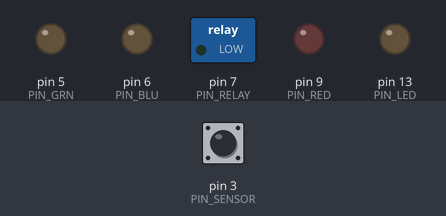
Recording of a sketch running on a simulated Arduino Uno, built with avr-gcc and run on an emulated ATmega328P. Shown: switched loads named in the sketch (green lamp = pin HIGH), output pins drawn as LEDs (lit = HIGH). Dashed ring = blinking. Inputs (shaded band) come from the test bench; at power-on: pin 3 (PIN_SENSOR) LOW. Random numbers use the default seed unless the sketch sets one; no radio packets arrive unless stated.

Above: at 1.2 s.
1.3 s: pin 3 (PIN_SENSOR) driven HIGH
At 1.7 s:
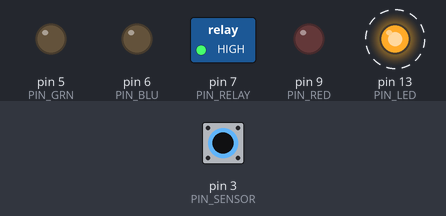
4.3 s: pin 3 (PIN_SENSOR) driven LOW
5.8 s: pin 3 (PIN_SENSOR) pulsed HIGH 2 times (0.12 s each, 0.3 s apart)
At 7.29 s:
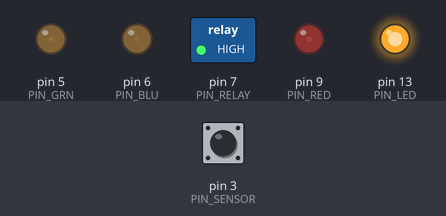
8.8 s: pin 3 (PIN_SENSOR) driven HIGH
At 9.2 s:
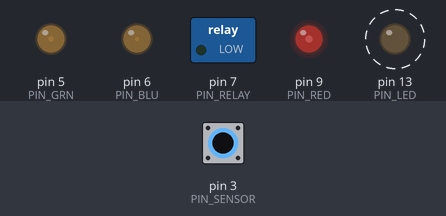
11.8 s: pin 3 (PIN_SENSOR) driven LOW
At 12.12 s:
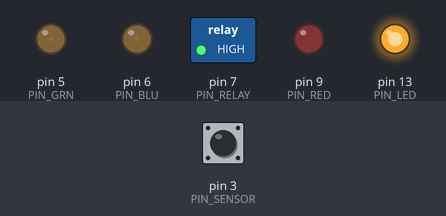
14.8 s: pin 3 (PIN_SENSOR) pulsed HIGH 5 times (0.12 s each, 0.3 s apart)
At 16.4 s:
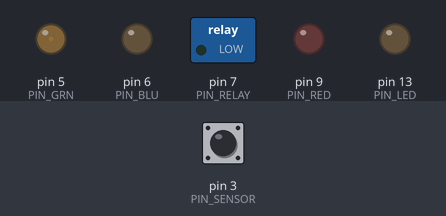
Timing chart, 0 to 18.0 s (numbered marks = the images above; inputs shaded):
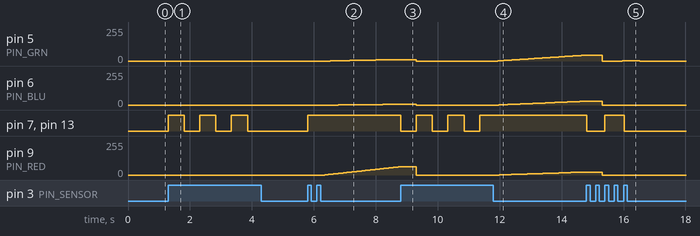

Measured:
- after the input at 1.3 s, pin 7 (PIN_RELAY), pin 13 (PIN_LED): alternates HIGH for 0.52 s and LOW for 0.50 s, starting at once
- after the input at 4.3 s, every drawn part: stays the same
- after the input at 5.8 s, pin 5 (PIN_GRN): moves from 0/255 to 11/255 over 2.1 s, starting after 0.73 s; pin 6 (PIN_BLU): moves from 0/255 to 5/255 over 1.9 s, starting after 0.99 s; pin 7 (PIN_RELAY), pin 13 (PIN_LED): LOW → HIGH at once; pin 9 (PIN_RED): moves from 0/255 to 62/255 over 2.4 s, starting after 0.55 s
- after the input at 8.8 s, pin 7 (PIN_RELAY), pin 13 (PIN_LED): alternates HIGH for 0.52 s and LOW for 0.50 s, starting at once
- after the input at 11.8 s, pin 5 (PIN_GRN): moves from 0/255 to 44/255 over 2.8 s, starting after 0.13 s; pin 6 (PIN_BLU): moves from 0/255 to 29/255 over 2.8 s, starting after 0.17 s; pin 9 (PIN_RED): moves from 0/255 to 22/255 over 2.7 s, starting after 0.18 s
- after the input at 14.8 s, pin 7 (PIN_RELAY), pin 13 (PIN_LED): HIGH → LOW at once, → HIGH 0.59 s later, → LOW 0.62 s later

The sketch:

rgb-lamp-with-sensor.ino
```cpp
#include "rgb-lamp-with-sensor.h"

#define DEBUG false

const unsigned int MAX_COL  = 255;
long fps                    = 60;
long transitionDuration     = 9000;

long frameIndex = -1;
long frameDuration = 1000 / fps;
long transitionFrames = transitionDuration / frameDuration;

unsigned int lastColor[3] = {0, 0, 0};
unsigned int nextColor[3] = {0, 0, 0};
unsigned int currColor[3] = {0, 0, 0};
unsigned int COL_BLACK[] = {0, 0, 0};

void setup ()
{
  if (DEBUG)
    Serial.begin(9600);
  delay(1);

  pinMode (PIN_LED, OUTPUT);
  pinMode (PIN_RELAY, OUTPUT);

  pinMode(PIN_RED, OUTPUT);
  pinMode(PIN_GRN, OUTPUT);
  pinMode(PIN_BLU, OUTPUT);

  randomSeed(analogRead(0));

  pinMode (PIN_SENSOR, INPUT);

  digitalWrite(PIN_RELAY, LOW);

  radio.begin();
  radio.openWritingPipe(RADIO_ADDR);
  radio.setPALevel(RF24_PA_MAX);
  radio.stopListening();
}

unsigned long lastEvent = 0;
bool ledOn = false;

void loop ()
{
  int val = digitalRead (PIN_SENSOR);

  if (val == HIGH) {
    unsigned long curr = millis();
    if (curr - lastEvent > TCH_DELAY_MS) {
      ledOn = !ledOn;

      digitalWrite(PIN_LED, ledOn);
      digitalWrite(PIN_RELAY, ledOn);

      char msg[] = { (char)ledOn };
      radio.write(&msg, sizeof(msg));

      delay(TCH_DELAY_NOJMP);
    }

    lastEvent = curr;
  }

  rgb_loop(ledOn);
}

void rgb_loop(bool ledState) {

  if (ledState) {
    if (frameIndex >= transitionFrames || frameIndex == -1) {
      frameIndex = 0;
      copyColor(nextColor, lastColor);
      getRandomColor(nextColor);

      if (DEBUG) {
        printColor(lastColor, false);
        Serial.print("-> ");
        printColor(nextColor, false);
        Serial.print("\n");
      }
    }

    getCurrentColor(lastColor, nextColor, currColor, frameIndex, transitionFrames);
    setColor(currColor);

    if (DEBUG) {
      Serial.print(frameIndex);
      Serial.print("\t");
      Serial.print(transitionFrames);
      Serial.print("\t");
      printColor(currColor, true);
      Serial.print("\n");
    }

    frameIndex++;
    delay(frameDuration);
  } else {
    copyColor(COL_BLACK, nextColor);
    setColor(COL_BLACK);
    frameIndex = -1;
  }
}

void copyColor(unsigned int from[], unsigned int to[]) {
  for (int i = 0; i < 3; i++)
    to[i] = from[i];
}

void getRandomColor(unsigned int dest[]) {
  while (true) {
    unsigned int r = random(MAX_COL);
    unsigned int g = random(MAX_COL);
    unsigned int b = random(MAX_COL);
    long total = r + g + b;
    if (total > MAX_COL && total <= MAX_COL * 2) {
      unsigned int avg = total / 3;
      if (abs(avg - r) > MAX_COL / 2 || abs(avg - g) > MAX_COL / 2 || abs(avg - b) > MAX_COL / 2) {
        dest[0] = r;
        dest[1] = g;
        dest[2] = b;
        break;
      }
    }
  }
}

void setColor(unsigned int color[]) {
  analogWrite(PIN_RED, color[0]);
  analogWrite(PIN_GRN, color[1]);
  analogWrite(PIN_BLU, color[2]);
}

void getCurrentColor(unsigned int prev[], unsigned int next[], unsigned int dest[], long frameIndex, long frameCount) {
  for ( int i = 0; i < 3; i++) {
    unsigned int prev0 = prev[i];
    unsigned int next0 = next[i];
    unsigned int curr0 = 0;
    if (next0 >= prev0)
      curr0 = prev0 + (next0 - prev0) * frameIndex / frameCount;
    else
      curr0 = prev0 - (prev0 - next0) * frameIndex / frameCount;
    dest[i] = curr0;
  }
}

void printColor(unsigned int color[], bool simple) {
  if (!simple)
    Serial.print("(");
  long total = 0;
  for (int i = 0; i < 3; i++) {
    Serial.print(color[i]);
    if (i < 2)
      if (simple)
        Serial.print("\t");
      else
        Serial.print(", ");
    total += color[i];
  }
  if (!simple) {
    Serial.print(") => ");
    Serial.print(total);
  }
}
```

rgb-lamp-with-sensor.h
```cpp
#include <SPI.h>
#include <nRF24L01.h>
#include <RF24.h>

const int PIN_RED  = 9;
const int PIN_GRN  = 5;
const int PIN_BLU  = 6;

const int PIN_RADIO_CNS = 10;
const int PIN_RADIO_CE  = 8;

const int TCH_DELAY_MS = 100;
const int TCH_DELAY_NOJMP = 500;

const int PIN_LED    = 13;
const int PIN_SENSOR = 3;
const int PIN_RELAY  = 7;

RF24 radio(PIN_RADIO_CNS, PIN_RADIO_CE);

const uint64_t RADIO_ADDR = 0xF0F0F0F0AA;
```
